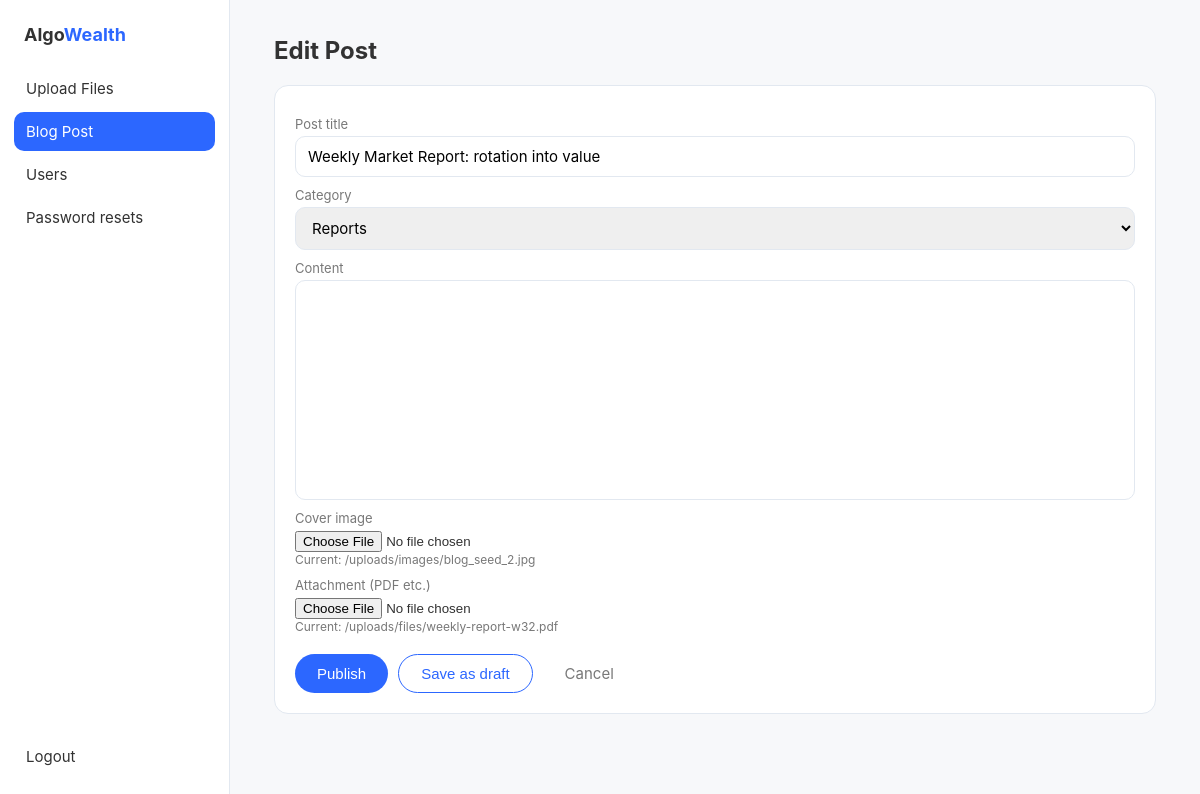
The page /admin/posts/edit/3 (signed in) on the database its author committed.
### tables this page shows
CREATE TABLE posts (
    id INTEGER PRIMARY KEY AUTOINCREMENT,
    title TEXT NOT NULL,
    type TEXT NOT NULL CHECK (type IN ('stock_ideas', 'reports')),
    status TEXT NOT NULL DEFAULT 'draft' CHECK (status IN ('draft', 'published')),
    image_path TEXT,
    file_path TEXT,
    content_json TEXT,
    content_plain TEXT,
    created_at TEXT NOT NULL DEFAULT (datetime('now')),
    published_at TEXT
);

### backend/app/admin.py (the view)
@router.get("/posts/edit/{post_id}")
def post_edit(request: Request, post_id: int,
              admin: sqlite3.Row = Depends(current_admin)):
    post = db.get_post(post_id)
    if post is None:
        return RedirectResponse("/admin/posts", status_code=303)
    return _page(request, "post_form.html", active="posts", post=post,
                 content_json=post["content_json"] or "")

### backend/app/templates/admin/post_form.html (shortened to what this page needs)
{% extends "admin/layout.html" %}
{% block content %}
<h1>{{ 'Edit Post' if post else 'Create Post' }}</h1>
<div class="card">
  <form method="post" action="/admin/posts/save" enctype="multipart/form-data" id="postForm">
    <label>Post title</label>
    <input type="text" name="title" required value="{{ post.title if post else '' }}">
    <label>Category</label>
    <select name="type">
      <option value="reports" {% if post and post.type=='reports' %}selected{% endif %}>Reports</option>
    </select>
    <label>Content</label>
    <div id="editorjs" style="border:1px solid #E2E8F0;border-radius:10px;padding:8px 14px;background:#fff;min-height:220px"></div>
    <label>Cover image</label>
    <input type="file" name="image" accept="image/*">
    {% if post and post.image_path %}<div style="font-size:12px;color:#787878">Current: {{ post.image_path }}</div>{% endif %}
    <label>Attachment (PDF etc.)</label>
    <input type="file" name="attachment">
    {% if post and post.file_path %}<div style="font-size:12px;color:#787878">Current: {{ post.file_path }}</div>{% endif %}
    <div style="margin-top:20px;display:flex;gap:10px">
      <button type="submit" name="action" value="publish">Publish</button>
      <button type="submit" name="action" value="draft" class="ghost">Save as draft</button>
      <a class="btn" style="background:transparent;color:#787878" href="/admin/posts">Cancel</a>
    </div>
  </form>
</div>
{% endblock %}

### backend/app/templates/admin/layout.html (style rules this page uses)
:root { --blue:#2C67FF; --dark:#323232; --gray:#787878; --border:#E2E8F0; --bg:#F7F8FA; }
* { box-sizing:border-box; margin:0; }
body { font-family:-apple-system,BlinkMacSystemFont,'Segoe UI',Inter,sans-serif; background:var(--bg); color:var(--dark); display:flex; min-height:100vh; }
h1 { font-size:24px; margin-bottom:20px; }
.card { background:#fff; border:1px solid var(--border); border-radius:14px; padding:20px; margin-bottom:18px; }
label { display:block; font-size:13px; color:var(--gray); margin:10px 0 4px; }
input[type=text], input[type=email], input[type=password], input[type=date], select, textarea { width:100%; padding:10px 12px; border:1px solid var(--border); border-radius:10px; font-size:15px; font-family:inherit; }
button, .btn { background:var(--blue); color:#fff; border:0; border-radius:22px; padding:10px 22px; font-size:15px; cursor:pointer; text-decoration:none; display:inline-block; }
button.ghost { background:transparent; color:var(--blue); border:1px solid var(--blue); }

### rows shown on the page
posts: title "Weekly Market Report: rotation into value", type "Reports", image_path "/uploads/images/blog_seed_2.jpg", file_path "/uploads/files/weekly-report-w32.pdf"

### other values the page prints
{{ 'Edit Post' if post else 'Create Post' }} "Edit Post"
